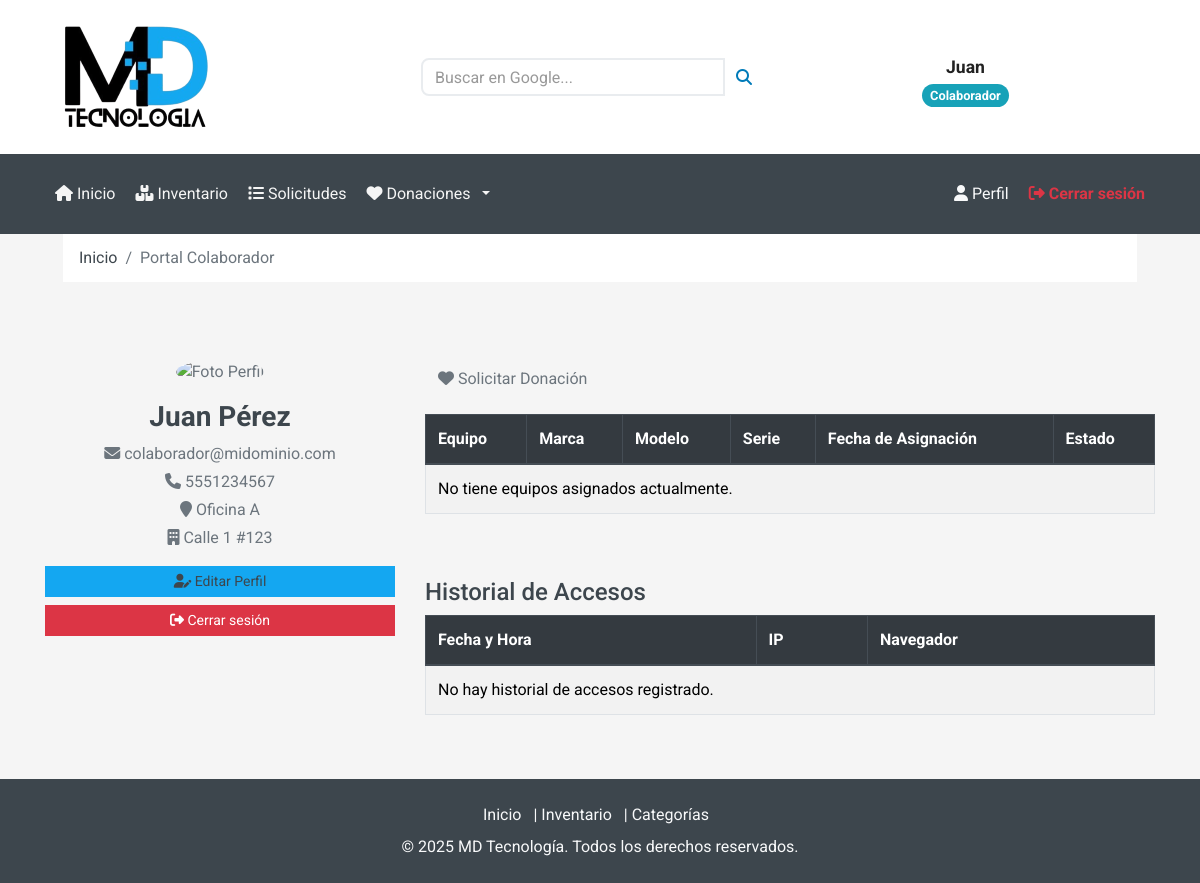
Screenshot of /colaboradores/portal_colaborador.php (signed in) with the database file from the repository.
### tables this page shows
CREATE TABLE IF NOT EXISTS `colaboradores` (
  `id` int NOT NULL AUTO_INCREMENT,
  `nombre` varchar(50) NOT NULL,
  `apellido` varchar(50) NOT NULL,
  `identificacion` varchar(50) NOT NULL,
  `foto` longblob,
  `foto_tipo` varchar(50) DEFAULT NULL,
  `direccion` varchar(150) DEFAULT NULL,
  `ubicacion` varchar(100) DEFAULT NULL,
  `telefono` varchar(20) DEFAULT NULL,
  `correo` varchar(100) DEFAULT NULL,
  `departamento_id` int DEFAULT NULL,
  `activo` tinyint(1) DEFAULT '1',
  PRIMARY KEY (`id`),
  UNIQUE KEY `identificacion` (`identificacion`),
  KEY `departamento_id` (`departamento_id`)
);

### conexion.php (called while the page is built, shortened)
<?php
class Conexion {
    private $servername = "localhost";
    private $username = "labo2fa";
    private $password = "GoLoNdRiNa56(/)";
    private $dbname = "cmdb";
    private $port = 3306;
    private $conn;
    public function __construct() {
        try {
            $this->conn = new mysqli($this->servername, $this->username, $this->password, $this->dbname);
            $this->conn->set_charset("utf8mb4");
        } catch (Exception $e) {
            try {
                $this->conn = new mysqli("127.0.0.1", $this->username, $this->password, $this->dbname, $this->port);
                if ($this->conn->connect_error) {
                    throw new Exception("Error de conexión: " . $this->conn->connect_error);
                }
                $this->conn->set_charset("utf8mb4");
            } catch (Exception $e2) {
                try {
                    $this->conn = new mysqli("localhost:/tmp/mysql.sock", $this->username, $this->password, $this->dbname);
                    if ($this->conn->connect_error) {
                        throw new Exception("Error de conexión: " . $this->conn->connect_error);
                    }
                    $this->conn->set_charset("utf8mb4");
                } catch (Exception $e3) {
                    die("No se pudo establecer conexión a la base de datos. Posibles soluciones:<br>
                         1. Verifique que MySQL esté ejecutándose en WAMP<br>
                         2. Verifique que la contraseña del usuario root sea '1234'<br>
                         3. En phpMyAdmin, cambie el plugin de autenticación del usuario root a 'mysql_native_password'<br>
                         Error: " . $e3->getMessage());
                }
            }
        }
    }
    public function getConexion() {
        return $this->conn;
    }
    public function obtenerColaboradorPorId($id) {
        $stmt = $this->conn->prepare("
            SELECT c.*, d.nombre as departamento_nombre, u.correo as usuario_correo, u.nombre as usuario_nombre
            FROM colaboradores c
            LEFT JOIN departamentos d ON c.departamento_id = d.id
            LEFT JOIN usuarios u ON c.correo = u.correo AND u.rol = 'colab'
            WHERE c.id = ? AND c.activo = 1
        ");
        $stmt->bind_param("i", $id);
        $stmt->execute();
        $result = $stmt->get_result();
        $colaborador = $result->fetch_assoc();
        return $colaborador;
    }
    public function obtenerHistorialAccesosColaborador($colaborador_id) {
        $stmt = $this->conn->prepare("SELECT * FROM historial_accesos_colaborador WHERE colaborador_id = ?");
        $stmt->bind_param("i", $colaborador_id);
        $stmt->execute();
        $result = $stmt->get_result();
        $historial = [];
        return $historial;
    }
}
?>

### colaboradores/portal_colaborador.php (the view, shortened to what this page needs)
<?php
require_once(__DIR__ . '/../conexion.php');
$conexion = new Conexion();
$colab = $conexion->obtenerColaboradorPorId($_SESSION['colaborador_id']);
$conexion->registrarAccesoColaborador($colab['id']);
?>
<?php include('../navbar_unificado.php'); ?>
<div class="container-fluid">
  <div class="row px-xl-5">
    <div class="col-12">
      <nav class="breadcrumb bg-light mb-30" aria-label="Ruta de navegación portal colaborador">
        <a class="breadcrumb-item text-dark" href="portal_colaborador.php">Inicio</a>
        <span class="breadcrumb-item active">Portal Colaborador</span>
      </nav>
    </div>
  </div>
</div>
<div class="container mt-5">
  <div class="row">
    <div class="col-md-4 text-center">
      <img id="foto-perfil-principal" src="../mostrar_foto_usuario.php?tipo=colaborador&id=<?= $_SESSION['colaborador_id'] ?>" alt="Foto Perfil" class="rounded-circle mb-3" style="width: 120px; height: 120px; object-fit:cover;" />
      <h3><?= htmlspecialchars($colab['nombre'] . ' ' . $colab['apellido']) ?></h3>
      <p class="mb-1"><i class="fa fa-envelope"></i> <?= htmlspecialchars($colab['correo']) ?></p>
      <p class="mb-1"><i class="fa fa-phone"></i> <?= htmlspecialchars($colab['telefono']) ?></p>
      <p class="mb-1"><i class="fa fa-map-marker"></i> <?= htmlspecialchars($colab['ubicacion']) ?></p>
      <p class="mb-1"><i class="fa fa-building"></i> <?= htmlspecialchars($colab['direccion']) ?></p>
      <div class="mt-3">
        <a href="PerfilColab.php" class="btn btn-primary btn-sm mb-2 w-100">
          <i class="fa fa-user-edit"></i> Editar Perfil
        </a>
        <a href="logout_colaborador.php" class="btn btn-danger btn-sm w-100">
          <i class="fa fa-sign-out-alt"></i> Cerrar sesión
        </a>
      </div>
    </div>
    <div class="col-md-8">
      <div class="d-flex mb-3">
        <a href="solicitar_donacion.php" class="btn btn-success">
          <i class="fas fa-heart"></i> Solicitar Donación
        </a>
      </div>
      <div class="table-responsive mb-4">
        <table class="table table-bordered table-striped">
          <thead class="thead-dark">
            <tr>
              <th>Equipo</th>
              <th>Marca</th>
              <th>Modelo</th>
              <th>Serie</th>
              <th>Fecha de Asignación</th>
              <th>Estado</th>
            </tr>
          </thead>
          <tbody>
            <?php
            $res = $conexion->getConexion()->query(
              "SELECT i.nombre_equipo, i.marca, i.modelo, i.numero_serie, a.fecha_asignacion, a.estado as estado_asignacion
               FROM inventario i
               JOIN asignaciones a ON i.id = a.inventario_id
               WHERE a.colaborador_id = {$colab['id']} AND a.estado IN ('asignado','dañado','donado')"
            );
            if ($res->num_rows > 0) {
              while($eq = $res->fetch_assoc()) {
                echo "<tr>
                  <td>" . htmlspecialchars($eq['nombre_equipo']) . "</td>
                  <td>" . htmlspecialchars($eq['marca']) . "</td>
                  <td>" . htmlspecialchars($eq['modelo']) . "</td>
                  <td>" . htmlspecialchars($eq['numero_serie']) . "</td>
                  <td>" . htmlspecialchars($eq['fecha_asignacion']) . "</td>
                  <td>" . htmlspecialchars($eq['estado_asignacion']) . "</td>
                </tr>";
              }
            } else {
              echo "<tr><td colspan='6'>No tiene equipos asignados actualmente.</td></tr>";
            }
            ?>
          </tbody>
        </table>
      </div>
      <h4 class="mt-5">Historial de Accesos</h4>
      <div class="table-responsive">
        <table class="table table-bordered table-striped">
          <thead class="thead-dark">
            <tr>
              <th>Fecha y Hora</th>
              <th>IP</th>
              <th>Navegador</th>
            </tr>
          </thead>
          <tbody>
            <?php
            $historial = $conexion->obtenerHistorialAccesosColaborador($colab['id']);
            if ($historial && count($historial) > 0) {
              foreach ($historial as $h) {
                echo "<tr>
                  <td>" . htmlspecialchars($h['fecha_hora']) . "</td>
                  <td>" . htmlspecialchars($h['ip']) . "</td>
                  <td>" . htmlspecialchars($h['user_agent']) . "</td>
                </tr>";
              }
            } else {
              echo "<tr><td colspan='3'>No hay historial de accesos registrado.</td></tr>";
            }
            ?>
          </tbody>
        </table>
      </div>
    </div>
  </div>
</div>
<?php include('footer.php'); ?>

### css/style.css (style rules this page uses)
*, *::before, *::after { box-sizing: border-box; }
html { font-family: sans-serif; line-height: 1.15; -webkit-text-size-adjust: 100%; -webkit-tap-highlight-color: rgba(0, 0, 0, 0); }
main, nav { display: block; }
body { margin: 0; font-family: "Roboto", sans-serif; font-size: 1rem; font-weight: 400; line-height: 1.5; color: #6c757d; text-align: left; background-color: #f5f5f5; }
h2, h3, h4, h5, h6 { margin-top: 0; margin-bottom: 0.5rem; }
p { margin-top: 0; margin-bottom: 1rem; }
a { color: #007bb9; text-decoration: none; background-color: transparent; }
img { vertical-align: middle; border-style: none; }
table { border-collapse: collapse; }
th { text-align: inherit; text-align: -webkit-match-parent; }
h2, h3, h4, h5, h6, .h2, .h3, .h4, .h5, .h6 { margin-bottom: 0.5rem; font-weight: 500; line-height: 1.2; color: #3d464d; }
h3, .h3 { font-size: 1.75rem; }
h4, .h4 { font-size: 1.5rem; }
.container, .container-fluid { width: 100%; padding-right: 15px; padding-left: 15px; margin-right: auto; margin-left: auto; }
.row { display: flex; flex-wrap: wrap; margin-right: -15px; margin-left: -15px; }
.col-6, .col-12, .col-sm-6, .col-md-4, .col-md-5, .col-md-6, .col-md-8, .col-md-12, .col-lg-3, .col-lg-4, .col-lg-5, .col-lg-7, .col-lg-8, .col-lg-9 { position: relative; width: 100%; padding-right: 15px; padding-left: 15px; }
.col-12 { flex: 0 0 100%; max-width: 100%; }
@media (min-width: 768px) { .col-md-4 { flex: 0 0 33.33333%; max-width: 33.33333%; } }
@media (min-width: 768px) { .col-md-8 { flex: 0 0 66.66667%; max-width: 66.66667%; } }
.table { width: 100%; margin-bottom: 1rem; color: #6c757d; }
.table th, .table td { padding: 0.75rem; vertical-align: top; border-top: 1px solid #dee2e6; }
.table thead th { vertical-align: bottom; border-bottom: 2px solid #dee2e6; }
.table-bordered { border: 1px solid #dee2e6; }
.table-bordered th, .table-bordered td { border: 1px solid #dee2e6; }
.table-bordered thead th, .table-bordered thead td { border-bottom-width: 2px; }
.table .thead-dark th { color: #fff; background-color: #343a40; border-color: #454d55; }
.table-responsive { display: block; width: 100%; overflow-x: auto; -webkit-overflow-scrolling: touch; }
.table-responsive > .table-bordered { border: 0; }
.btn { display: inline-block; font-weight: 400; color: #6c757d; text-align: center; vertical-align: middle; user-select: none; background-color: transparent; border: 1px solid transparent; padding: 0.375rem 0.75rem; font-size: 1rem; line-height: 1.5; border-radius: 0; transition: color 0.15s ease-in-out, background-color 0.15s ease-in-out, border-color 0.15s ease-in-out, box-shadow 0.15s ease-in-out; }
.btn:not(:disabled):not(.disabled) { cursor: pointer; }
.btn-primary { color: #212529; background-color: #14a7f1; border-color: #14a7f1; }
.btn-danger { color: #fff; background-color: #dc3545; border-color: #dc3545; }
.btn-sm { padding: 0.25rem 0.5rem; font-size: 0.875rem; line-height: 1.5; border-radius: 0; }
.breadcrumb { display: flex; flex-wrap: wrap; padding: 0.75rem 1rem; margin-bottom: 1rem; list-style: none; background-color: #e9ecef; }
.breadcrumb-item { display: flex; }
.breadcrumb-item + .breadcrumb-item { padding-left: 0.5rem; }
.breadcrumb-item + .breadcrumb-item::before { display: inline-block; padding-right: 0.5rem; color: #6c757d; content: "/"; }
.breadcrumb-item.active { color: #6c757d; }
.bg-light { background-color: #ffffff !important; }
.rounded-circle { border-radius: 50% !important; }
.d-flex { display: flex !important; }
.w-100 { width: 100% !important; }
.mb-2 { margin-bottom: 0.5rem !important; }
.mt-3, .my-3 { margin-top: 1rem !important; }
.mb-3, .my-3 { margin-bottom: 1rem !important; }
.mb-4, .my-4 { margin-bottom: 1.5rem !important; }
.mt-5, .my-5 { margin-top: 3rem !important; }
@media (min-width: 1200px) { .px-xl-5 { padding-right: 3rem !important; padding-left: 3rem !important; } }
.text-center { text-align: center !important; }
.text-dark { color: #3d464d !important; }
h2, h3 { font-weight: 700 !important; }
.mb-30 { margin-bottom: 30px; }
.btn.btn-primary { color: #3d464d !important; }

### rows the page displays
colaboradores: nombre+apellido "Juan Pérez", correo "colaborador@midominio.com", telefono "5551234567", ubicacion "Oficina A", direccion "Calle 1 #123"

### other values shown
$nombreUsuario "Juan"
$rolUsuario "Colaborador"
